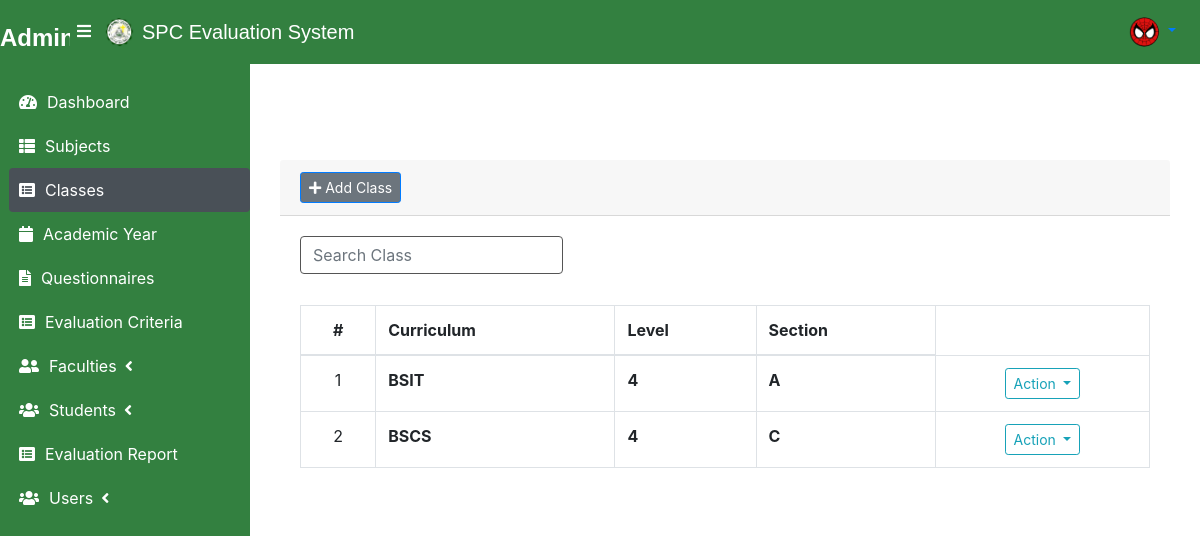
Page /classes (signed in) on the committed database.
### tables this page shows
CREATE TABLE class_list (
    id INTEGER PRIMARY KEY AUTOINCREMENT ,
    curriculum text NOT NULL,
    level text NOT NULL,
    section TEXT NOT NULL
);

### main.py (the view)
@app.route('/classes')
def class_list():
    conn = get_db_connection()
    classes = conn.execute("SELECT id, curriculum, level, section FROM class_list").fetchall()
    conn.close()
    return render_template('admin/class_list.html', classes=classes, avatar_path=session.get('avatar_path'))

### main.py (called while the page is built)
def get_db_connection():
    conn = sqlite3.connect('database.db')
    conn.row_factory = sqlite3.Row
    return conn

### templates/admin/class_list.html (shortened to what this page needs)
{% extends "admin/layout.html" %}
{% block content %}
<div class="container mt-5">
    <div class="card card-outline card-success">
        <div class="card-header">
            <div class="card-tools">
                <a class="btn btn-secondary btn-sm btn-default btn-flat border-primary" href="{{ url_for('new_class') }}"><i class="fa fa-plus"></i> Add Class</a>
            </div>
        </div>
        <div class="card-body">
            <div class="row mb-3">
                <div class="col-md-4">
                    <input type="text" id="searchInput" class="form-control" placeholder="Search Class">
                </div>
            </div>
            <table class="table table-hover table-bordered" id="list">
                <thead>
                    <tr>
                        <th class="text-center">#</th>
                        <th>Curriculum</th>
                        <th>Level</th>
                        <th>Section</th>
                    </tr>
                </thead>
                <tbody>
                    {% for class in classes %}
                    <tr>
                        <td class="text-center">{{ loop.index }}</td>
                        <td><b>{{ class.curriculum }}</b></td>
                        <td><b>{{ class.level }}</b></td>
                        <td><b>{{ class.section }}</b></td>
                        <td class="text-center">
                            <div class="btn-group">
                                <button type="button" class="btn btn-default btn-sm btn-flat border-info wave-effect text-info dropdown-toggle" data-toggle="dropdown" aria-expanded="true">
                                  Action
                                </button>
                            </div>
                        </td>
                    </tr>
                    {% endfor %}
                </tbody>
            </table>
        </div>
    </div>
</div>
{% endblock %}

### static/css/styles.css (style rules this page uses)
.card { background-color: #ffffff; border: none; border-radius: 10px; }
.form-control { background-color: #ffffff; border: 1px solid #555555; color: #2c2c2c; margin-bottom: 15px; }

### rows in the picture
class_list: curriculum "BSIT", level "4", section "A"
class_list: curriculum "BSCS", level "4", section "C"
